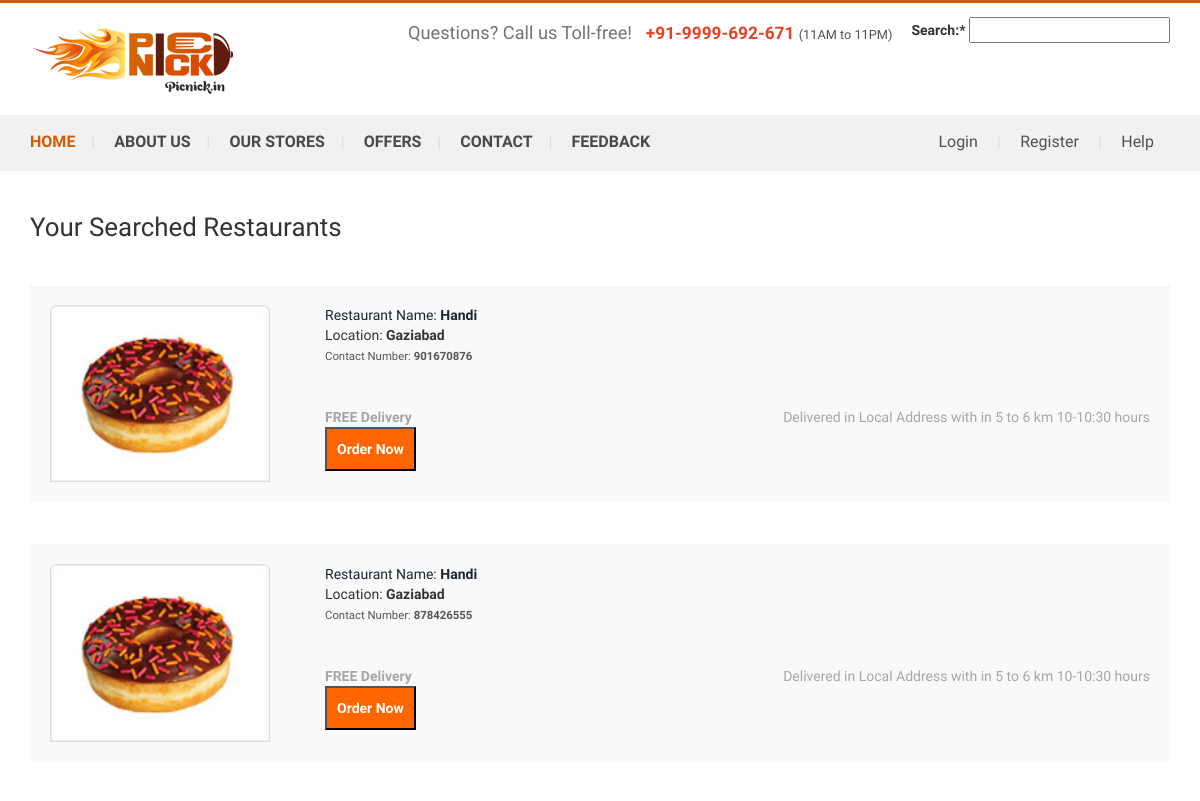
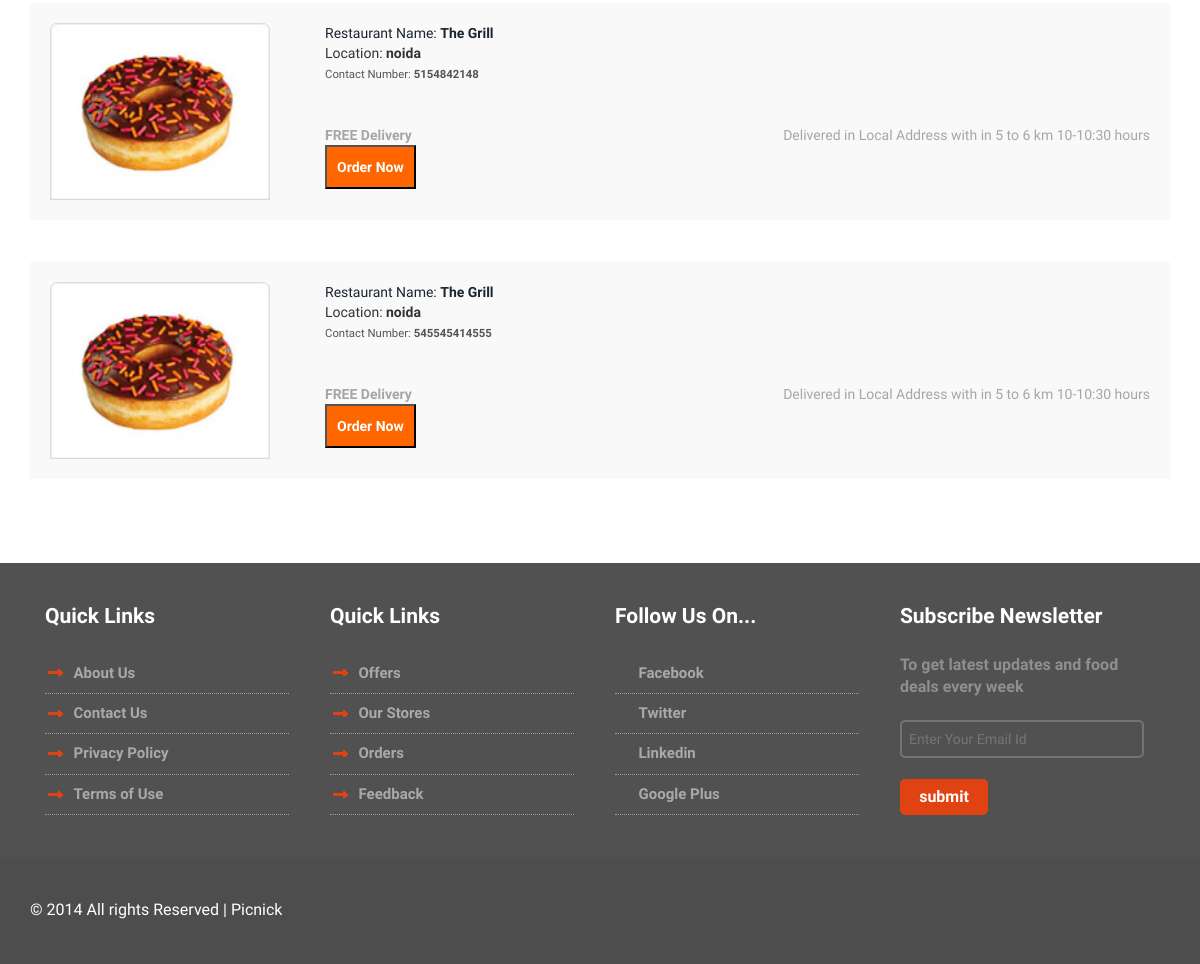
Page /Site/search on the committed database (2 pictures, top to bottom).
### Site/models.py (models this page shows, shortened)
class VendorDetail(models.Model):
    vendor_id = models.AutoField(primary_key=True)
    restaurant_name = models.CharField(max_length=50)
    email_id = models.EmailField()
    password = models.CharField(max_length=20)
    phone_number = models.IntegerField(null=True)
    address = models.CharField(null=True, max_length=100)
    cod_availabitity = models.BooleanField(default=False)
    home_delivery = models.BooleanField(default=False)

### Site/views.py (the view, shortened to what this page needs)
def search(request):
    form = SearchForm()
    list_item = VendorDetail.objects.all()
    return render(request, 'search-rest.html', {'form': form, 'list':list_item })

### Site/forms.py
class SearchForm(forms.Form):
    query = forms.CharField(required=True, label="Search Using Location or Cousine",max_length=100)

### Site/templates/search-rest.html (shortened to what this page needs)
{% extends 'base.html' %}
{% block content %}
    <div class="cart-items">
        <div class="container">
                 <h1>Your Searched Restaurants</h1>
                 {% for VendorDetails in list %}
                     <div class="cart-header">
                             <div class="cart-sec simpleCart_shelfItem">
                                <div class="cart-item cyc">
                                     <img src="../static/images/cuisine3.jpg" class="img-responsive" alt="">
                                </div>
                               <div class="cart-item-info">
                                <p><a href="#"><p>Restaurant Name: <strong>{{ VendorDetails.restaurant_name }}</strong> </p> </a><span><p>Location: <strong>{{ VendorDetails.address }}</strong></p></span></p>
                                <ul class="qty">
                                    <li><p>Contact Number: <strong>{{ VendorDetails.phone_number }}</strong>  </p></li>
                                </ul>
                                     <div class="delivery">
                                     <p><strong>FREE Delivery</strong></p>
                                     <span>Delivered in Local Address with in 5 to 6 km 10-10:30 hours</span>
                                     <div class="clearfix"></div>
                                </div>
                                <div>
                                    <p><a  href="{% url 'Site:Vendor_Profile' VendorDetails.vendor_id %}"><strong><input type="submit" value="Order Now" style="background:#FF6600; color:#FFFFFF; padding:10px;"></strong></a></p>
                                </div>
                               </div>
                               <div class="clearfix"></div>
                          </div>
                     </div>
                 {% endfor %}
             </div>
             </div>
{% endblock %}

### Site/static/css/style.css (style rules this page uses)
body { padding:0; margin:0; font-family: 'Source Sans Pro', sans-serif; }
body a { transition:0.5s all; -webkit-transition:0.5s all; -moz-transition:0.5s all; -o-transition:0.5s all; -ms-transition:0.5s all; }
input[type="button"],input[type="submit"] { transition:0.5s all; -webkit-transition:0.5s all; -moz-transition:0.5s all; -o-transition:0.5s all; -ms-transition:0.5s all; }
h1,h2,h3,h4,h5,h6 { margin:0; }
p { margin:0; }
ul { margin:0; padding:0; }
.cart-items { padding: 3em 0; }
.cart-items h1 { font-size: 1.85em; margin-bottom:1.7em; }
.cart-item { width: 20%; float: left; margin-right: 5%; }
.cart-item img { width: 100%; }
.cart-item-info { width: 75%; float: left; }
ul.qty { padding: 0; margin: 0; list-style: none; }
ul.qty li { display: inline-block; margin-right: 10%; }
ul.qty li p { font-size: 0.8125em; color: #555; }
.delivery { margin-top: 3em; }
.delivery p { color: #A6A6A6; font-size: 1em; font-weight: 400; float: left; }
.delivery span { color: #A6A6A6; font-size: 1em; font-weight: 400; float: right; }
.cart-sec { margin-bottom: 3em; background-color: #F9F9F9; padding: 20px; }
.cart-header,.cart-header2,.cart-header3 { position: relative; }

### rows in the picture
VendorDetail: restaurant_name "Handi", address "Gaziabad", phone_number "901670876"
VendorDetail: restaurant_name "Handi", address "Gaziabad", phone_number "878426555"
VendorDetail: restaurant_name "The Grill", address "noida", phone_number "5154842148"
VendorDetail: restaurant_name "The Grill", address "noida", phone_number "545545414555"
